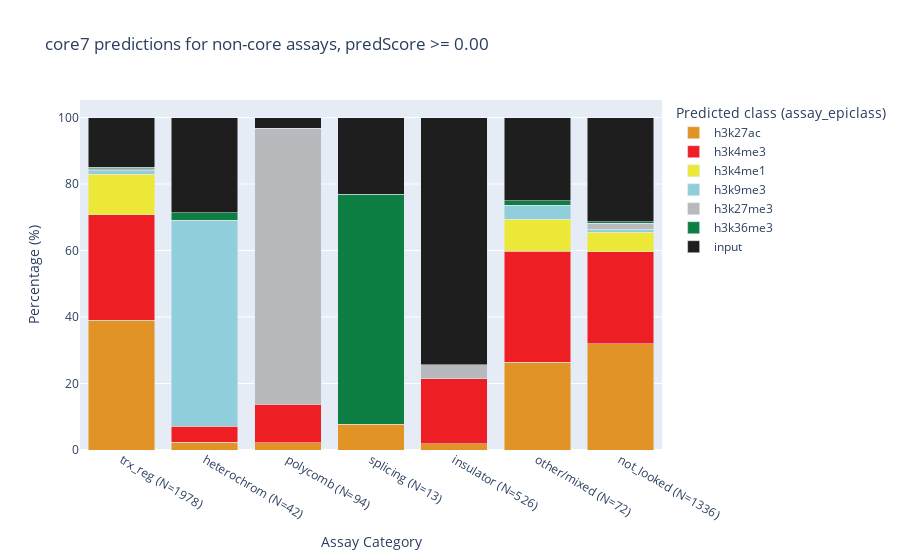
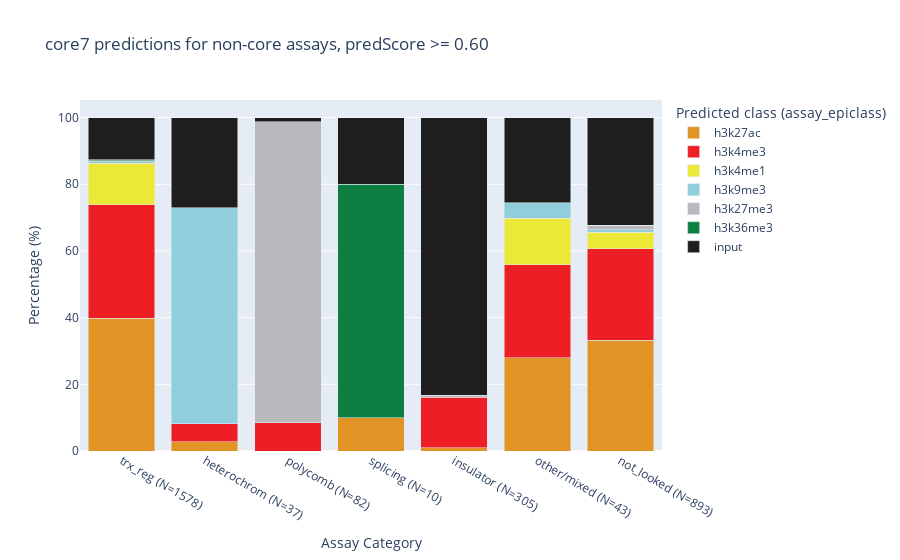

The notebook cell these images were saved under, in order:
### Code cell
assay_categories_order = [
    "trx_reg",
    "heterochrom",
    "polycomb",
    "splicing",
    "insulator",
    "other/mixed",
    "not_looked",
]

assay_epiclass_order = [
    "h3k27ac",
    "h3k4me3",
    "h3k4me1",
    "h3k9me3",
    "h3k27me3",
    "h3k36me3",
    "input",
]
assay_epiclass_order = {assay: i for i, assay in enumerate(assay_epiclass_order)}
pred_col = f"Predicted class ({ASSAY})"


for min_pred in [0, 0.6]:
    sub_df = encode_non_core_df[encode_non_core_df[f"Max pred ({ASSAY})"] >= min_pred]
    groupby = (
        sub_df.groupby(["assay_category", pred_col])
        .size()
        .reset_index(name="Count")
        .sort_values(["assay_category", "Count"], ascending=[True, False])
    )
    groupby["Percentage"] = groupby.groupby("assay_category")["Count"].transform(
        lambda x: (x / x.sum()) * 100
    )

    # Add order for plotting
    groupby["assay_order"] = groupby[pred_col].map(assay_epiclass_order)
    groupby = groupby.sort_values(
        ["assay_category", "assay_order"], ascending=[False, True]
    )

    # Main plot
    fig = px.bar(
        groupby,
        x="assay_category",
        y="Percentage",
        color=pred_col,
        barmode="stack",
        category_orders={"assay_category": assay_categories_order},
        color_discrete_map=assay_colors,
        title=f"core7 predictions for non-core assays, predScore >= {min_pred:.2f}",
        labels={"Percentage": "Percentage (%)", "assay_category": "Assay Category"},
    )

    # Modify x-axis labels
    total_counts = groupby.groupby("assay_category")["Count"].sum()
    ticktext = [
        f"{assay_category} (N={total_counts[assay_category]})"
        for assay_category in assay_categories_order
    ]
    fig.update_xaxes(tickvals=assay_categories_order, ticktext=ticktext)
    fig.show()

### Figure 1 — Plotly figure (JSON) as saved in the notebook; plotly's stock layout.template omitted (floating-point values rounded to 4 significant figures)
{"data": [{"alignmentgroup": "True", "hovertemplate": "Predicted class (assay_epiclass)=h3k27ac<br>Assay Category=%{x}<br>Percentage (%)=%{y}<extra></extra>", "legendgroup": "h3k27ac", "marker": {"color": "rgb(225,148,37)", "pattern": {"shape": ""}}, "name": "h3k27ac", "offsetgroup": "h3k27ac", "orientation": "v", "showlegend": true, "textposition": "auto", "type": "bar", "x": ["trx_reg", "splicing", "polycomb", "other/mixed", "not_looked", "insulator", "heterochrom"], "xaxis": "x", "y": [38.98, 7.692, 2.128, 26.39, 31.96, 1.901, 2.381], "yaxis": "y"}, {"alignmentgroup": "True", "hovertemplate": "Predicted class (assay_epiclass)=h3k4me3<br>Assay Category=%{x}<br>Percentage (%)=%{y}<extra></extra>", "legendgroup": "h3k4me3", "marker": {"color": "rgb(238,30,37)", "pattern": {"shape": ""}}, "name": "h3k4me3", "offsetgroup": "h3k4me3", "orientation": "v", "showlegend": true, "textposition": "auto", "type": "bar", "x": ["trx_reg", "polycomb", "other/mixed", "not_looked", "insulator", "heterochrom"], "xaxis": "x", "y": [31.8, 11.7, 33.33, 27.69, 19.58, 4.762], "yaxis": "y"}, {"alignmentgroup": "True", "hovertemplate": "Predicted class (assay_epiclass)=h3k4me1<br>Assay Category=%{x}<br>Percentage (%)=%{y}<extra></extra>", "legendgroup": "h3k4me1", "marker": {"color": "rgb(236,232,56)", "pattern": {"shape": ""}}, "name": "h3k4me1", "offsetgroup": "h3k4me1", "orientation": "v", "showlegend": true, "textposition": "auto", "type": "bar", "x": ["trx_reg", "other/mixed", "not_looked"], "xaxis": "x", "y": [12.18, 9.722, 5.763], "yaxis": "y"}, {"alignmentgroup": "True", "hovertemplate": "Predicted class (assay_epiclass)=h3k9me3<br>Assay Category=%{x}<br>Percentage (%)=%{y}<extra></extra>", "legendgroup": "h3k9me3", "marker": {"color": "rgb(144,206,219)", "pattern": {"shape": ""}}, "name": "h3k9me3", "offsetgroup": "h3k9me3", "orientation": "v", "showlegend": true, "textposition": "auto", "type": "bar", "x": ["trx_reg", "other/mixed", "not_looked", "heterochrom"], "xaxis": "x", "y": [1.062, 4.167, 1.048, 61.9], "yaxis": "y"}, {"alignmentgroup": "True", "hovertemplate": "Predicted class (assay_epiclass)=h3k27me3<br>Assay Category=%{x}<br>Percentage (%)=%{y}<extra></extra>", "legendgroup": "h3k27me3", "marker": {"color": "rgb(184,185,189)", "pattern": {"shape": ""}}, "name": "h3k27me3", "offsetgroup": "h3k27me3", "orientation": "v", "showlegend": true, "textposition": "auto", "type": "bar", "x": ["trx_reg", "polycomb", "not_looked", "insulator"], "xaxis": "x", "y": [0.5561, 82.98, 1.722, 4.183], "yaxis": "y"}, {"alignmentgroup": "True", "hovertemplate": "Predicted class (assay_epiclass)=h3k36me3<br>Assay Category=%{x}<br>Percentage (%)=%{y}<extra></extra>", "legendgroup": "h3k36me3", "marker": {"color": "rgb(13,127,66)", "pattern": {"shape": ""}}, "name": "h3k36me3", "offsetgroup": "h3k36me3", "orientation": "v", "showlegend": true, "textposition": "auto", "type": "bar", "x": ["trx_reg", "splicing", "other/mixed", "not_looked", "heterochrom"], "xaxis": "x", "y": [0.455, 69.23, 1.389, 0.4491, 2.381], "yaxis": "y"}, {"alignmentgroup": "True", "hovertemplate": "Predicted class (assay_epiclass)=input<br>Assay Category=%{x}<br>Percentage (%)=%{y}<extra></extra>", "legendgroup": "input", "marker": {"color": "rgb(30,30,30)", "pattern": {"shape": ""}}, "name": "input", "offsetgroup": "input", "orientation": "v", "showlegend": true, "textposition": "auto", "type": "bar", "x": ["trx_reg", "splicing", "polycomb", "other/mixed", "not_looked", "insulator", "heterochrom"], "xaxis": "x", "y": [14.96, 23.08, 3.191, 25, 31.36, 74.33, 28.57], "yaxis": "y"}], "layout": {"barmode": "stack", "legend": {"title": {"text": "Predicted class (assay_epiclass)"}, "tracegroupgap": 0}, "title": {"text": "core7 predictions for non-core assays, predScore >= 0.00"}, "xaxis": {"anchor": "y", "categoryarray": ["trx_reg", "heterochrom", "polycomb", "splicing", "insulator", "other/mixed", "not_looked"], "categoryorder": "array", "domain": [0, 1], "ticktext": ["trx_reg (N=1978)", "heterochrom (N=42)", "polycomb (N=94)", "splicing (N=13)", "insulator (N=526)", "other/mixed (N=72)", "not_looked (N=1336)"], "tickvals": ["trx_reg", "heterochrom", "polycomb", "splicing", "insulator", "other/mixed", "not_looked"], "title": {"text": "Assay Category"}}, "yaxis": {"anchor": "x", "domain": [0, 1], "title": {"text": "Percentage (%)"}}}}

### Figure 2 — Plotly figure (JSON) as saved in the notebook; plotly's stock layout.template omitted (floating-point values rounded to 4 significant figures)
{"data": [{"alignmentgroup": "True", "hovertemplate": "Predicted class (assay_epiclass)=h3k27ac<br>Assay Category=%{x}<br>Percentage (%)=%{y}<extra></extra>", "legendgroup": "h3k27ac", "marker": {"color": "rgb(225,148,37)", "pattern": {"shape": ""}}, "name": "h3k27ac", "offsetgroup": "h3k27ac", "orientation": "v", "showlegend": true, "textposition": "auto", "type": "bar", "x": ["trx_reg", "splicing", "other/mixed", "not_looked", "insulator", "heterochrom"], "xaxis": "x", "y": [39.8, 10, 27.91, 33.15, 0.9836, 2.703], "yaxis": "y"}, {"alignmentgroup": "True", "hovertemplate": "Predicted class (assay_epiclass)=h3k4me3<br>Assay Category=%{x}<br>Percentage (%)=%{y}<extra></extra>", "legendgroup": "h3k4me3", "marker": {"color": "rgb(238,30,37)", "pattern": {"shape": ""}}, "name": "h3k4me3", "offsetgroup": "h3k4me3", "orientation": "v", "showlegend": true, "textposition": "auto", "type": "bar", "x": ["trx_reg", "polycomb", "other/mixed", "not_looked", "insulator", "heterochrom"], "xaxis": "x", "y": [34.09, 8.537, 27.91, 27.44, 15.08, 5.405], "yaxis": "y"}, {"alignmentgroup": "True", "hovertemplate": "Predicted class (assay_epiclass)=h3k4me1<br>Assay Category=%{x}<br>Percentage (%)=%{y}<extra></extra>", "legendgroup": "h3k4me1", "marker": {"color": "rgb(236,232,56)", "pattern": {"shape": ""}}, "name": "h3k4me1", "offsetgroup": "h3k4me1", "orientation": "v", "showlegend": true, "textposition": "auto", "type": "bar", "x": ["trx_reg", "other/mixed", "not_looked"], "xaxis": "x", "y": [12.36, 13.95, 5.039], "yaxis": "y"}, {"alignmentgroup": "True", "hovertemplate": "Predicted class (assay_epiclass)=h3k9me3<br>Assay Category=%{x}<br>Percentage (%)=%{y}<extra></extra>", "legendgroup": "h3k9me3", "marker": {"color": "rgb(144,206,219)", "pattern": {"shape": ""}}, "name": "h3k9me3", "offsetgroup": "h3k9me3", "orientation": "v", "showlegend": true, "textposition": "auto", "type": "bar", "x": ["trx_reg", "other/mixed", "not_looked", "heterochrom"], "xaxis": "x", "y": [0.4436, 4.651, 0.6719, 64.86], "yaxis": "y"}, {"alignmentgroup": "True", "hovertemplate": "Predicted class (assay_epiclass)=h3k27me3<br>Assay Category=%{x}<br>Percentage (%)=%{y}<extra></extra>", "legendgroup": "h3k27me3", "marker": {"color": "rgb(184,185,189)", "pattern": {"shape": ""}}, "name": "h3k27me3", "offsetgroup": "h3k27me3", "orientation": "v", "showlegend": true, "textposition": "auto", "type": "bar", "x": ["trx_reg", "polycomb", "not_looked", "insulator"], "xaxis": "x", "y": [0.3802, 90.24, 1.344, 0.6557], "yaxis": "y"}, {"alignmentgroup": "True", "hovertemplate": "Predicted class (assay_epiclass)=h3k36me3<br>Assay Category=%{x}<br>Percentage (%)=%{y}<extra></extra>", "legendgroup": "h3k36me3", "marker": {"color": "rgb(13,127,66)", "pattern": {"shape": ""}}, "name": "h3k36me3", "offsetgroup": "h3k36me3", "orientation": "v", "showlegend": true, "textposition": "auto", "type": "bar", "x": ["trx_reg", "splicing", "not_looked"], "xaxis": "x", "y": [0.2535, 70, 0.112], "yaxis": "y"}, {"alignmentgroup": "True", "hovertemplate": "Predicted class (assay_epiclass)=input<br>Assay Category=%{x}<br>Percentage (%)=%{y}<extra></extra>", "legendgroup": "input", "marker": {"color": "rgb(30,30,30)", "pattern": {"shape": ""}}, "name": "input", "offsetgroup": "input", "orientation": "v", "showlegend": true, "textposition": "auto", "type": "bar", "x": ["trx_reg", "splicing", "polycomb", "other/mixed", "not_looked", "insulator", "heterochrom"], "xaxis": "x", "y": [12.67, 20, 1.22, 25.58, 32.25, 83.28, 27.03], "yaxis": "y"}], "layout": {"barmode": "stack", "legend": {"title": {"text": "Predicted class (assay_epiclass)"}, "tracegroupgap": 0}, "title": {"text": "core7 predictions for non-core assays, predScore >= 0.60"}, "xaxis": {"anchor": "y", "categoryarray": ["trx_reg", "heterochrom", "polycomb", "splicing", "insulator", "other/mixed", "not_looked"], "categoryorder": "array", "domain": [0, 1], "ticktext": ["trx_reg (N=1578)", "heterochrom (N=37)", "polycomb (N=82)", "splicing (N=10)", "insulator (N=305)", "other/mixed (N=43)", "not_looked (N=893)"], "tickvals": ["trx_reg", "heterochrom", "polycomb", "splicing", "insulator", "other/mixed", "not_looked"], "title": {"text": "Assay Category"}}, "yaxis": {"anchor": "x", "domain": [0, 1], "title": {"text": "Percentage (%)"}}}}
